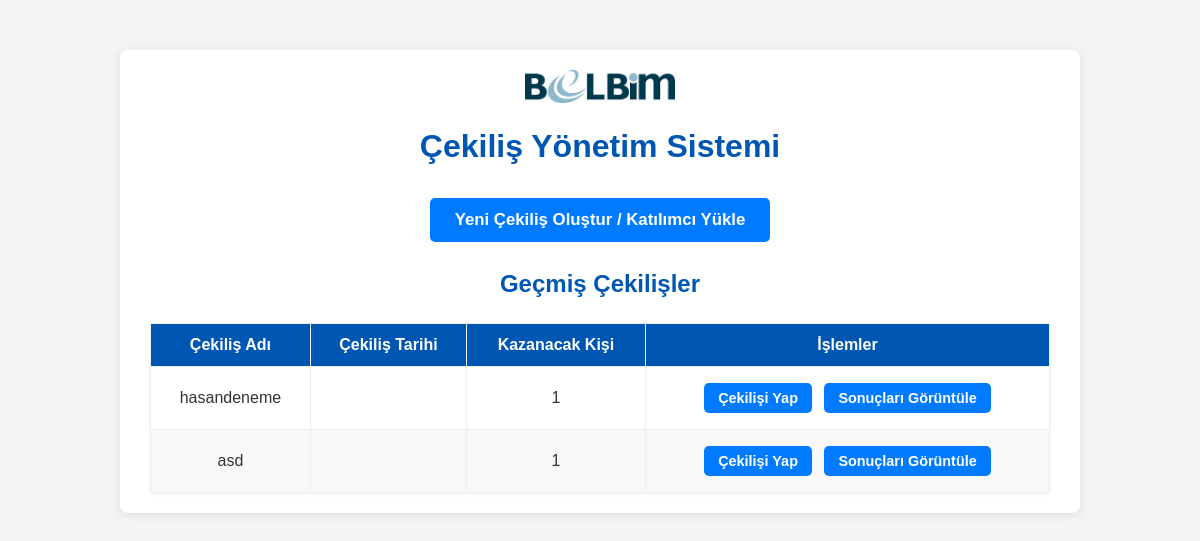
The page / on the database its author committed.
### tables this page shows
CREATE TABLE raffles (
            id INTEGER PRIMARY KEY AUTOINCREMENT,
            name TEXT NOT NULL,
            creation_date TEXT NOT NULL,
            num_winners INTEGER NOT NULL,
            scheduled_draw_time TEXT NOT NULL
        );

### app.py (the view)
@app.route('/')
def index():
    conn = get_db_connection()
    raffles = conn.execute('SELECT * FROM raffles ORDER BY creation_date DESC').fetchall()
    conn.close()
    return render_template('index.html', raffles=raffles)

### app.py (called while the page is built)
def get_db_connection():
    conn = sqlite3.connect(DATABASE)
    conn.row_factory = sqlite3.Row
    conn.execute("PRAGMA foreign_keys = ON")
    return conn

### templates/index.html (shortened to what this page needs)
<!DOCTYPE html>
<html lang="tr">
<head>
    <link rel="stylesheet" href="{{ url_for('static', filename='css/style.css') }}">
</head>
<body>
    <div class="container">
        <div class="logo-container">
            <img src="{{ url_for('static', filename='images/belbim_logo.png') }}" alt="BELBİM Logo" class="logo">
        </div>
        <h1>Çekiliş Yönetim Sistemi</h1>
        <p><a href="{{ url_for('upload_participants') }}" class="button">Yeni Çekiliş Oluştur / Katılımcı Yükle</a></p>
        <h2>Geçmiş Çekilişler</h2>
        {% if raffles %}
            <table>
                <thead>
                    <tr>
                        <th>Çekiliş Adı</th>
                        <th>Çekiliş Tarihi</th>
                        <th>Kazanacak Kişi</th>
                        <th>İşlemler</th>
                    </tr>
                </thead>
                <tbody>
                    {% for raffle in raffles %}
                        <tr>
                            <td>{{ raffle.name }}</td>
                            <td>{{ raffle.draw_date }}</td>
                            <td>{{ raffle.num_winners }}</td>
                            <td>
                                <a href="{{ url_for('draw_raffle', raffle_id=raffle.id) }}" class="button small">Çekilişi Yap</a>
                                <a href="{{ url_for('view_results', raffle_id=raffle.id) }}" class="button small">Sonuçları Görüntüle</a>
                            </td>
                        </tr>
                    {% endfor %}
                </tbody>
            </table>
        {% else %}
            <p>Henüz hiç çekiliş yapılmadı.</p>
        {% endif %}
    </div>
</body>
</html>

### static/css/style.css (style rules this page uses)
body { font-family: Arial, sans-serif; margin: 0; padding: 20px; background-color: #f4f4f4; color: #333; display: flex; justify-content: center; align-items: flex-start; min-height: 100vh; }
.container { max-width: 900px; width: 100%; margin: 30px auto; background-color: #fff; padding: 20px 30px; border-radius: 8px; box-shadow: 0 2px 10px rgba(0, 0, 0, 0.1); text-align: center; }
h1, h2 { color: #0056b3; margin-bottom: 25px; }
.logo-container { margin-bottom: 25px; text-align: center; }
.logo { max-width: 150px; height: auto; display: block; margin: 0 auto; }
.button { display: inline-block; padding: 12px 25px; margin: 8px; background-color: #007bff; color: white; text-decoration: none; border-radius: 5px; text-align: center; transition: background-color 0.3s ease, transform 0.2s ease; font-weight: bold; font-size: 1.05em; border: none; cursor: pointer; }
.button.small { padding: 7px 14px; font-size: 0.9em; margin: 4px; }
table { width: 100%; border-collapse: collapse; margin-top: 25px; box-shadow: 0 1px 5px rgba(0, 0, 0, 0.05); }
th, td { border: 1px solid #eee; padding: 12px; text-align: center; vertical-align: middle; }
th { background-color: #0056b3; color: white; font-weight: bold; }
tr:nth-child(even) { background-color: #f8f8f8; }

### rows shown on the page
raffles: name "hasandeneme", num_winners "1"
raffles: name "asd", num_winners "1"
